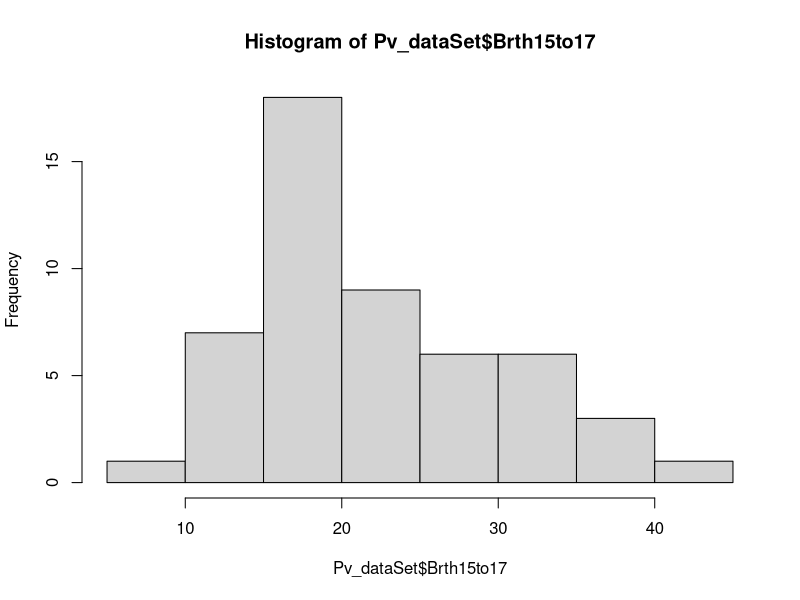
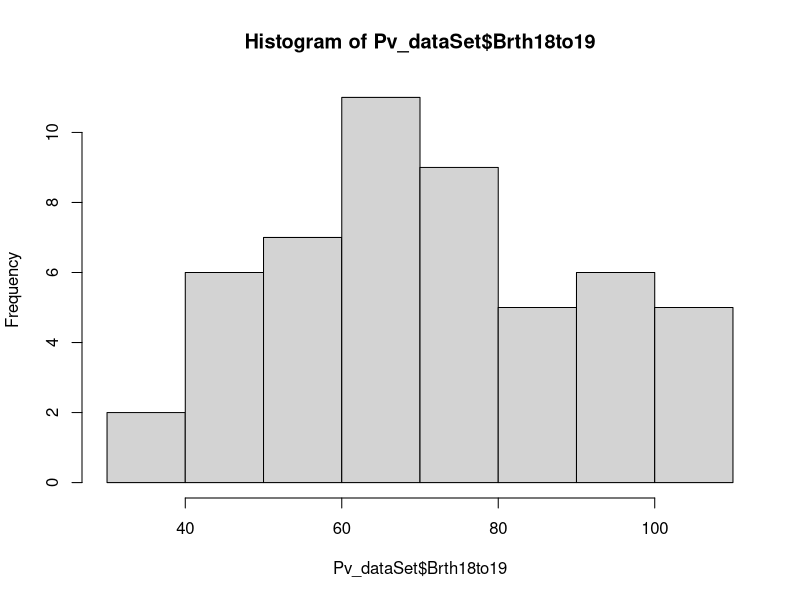
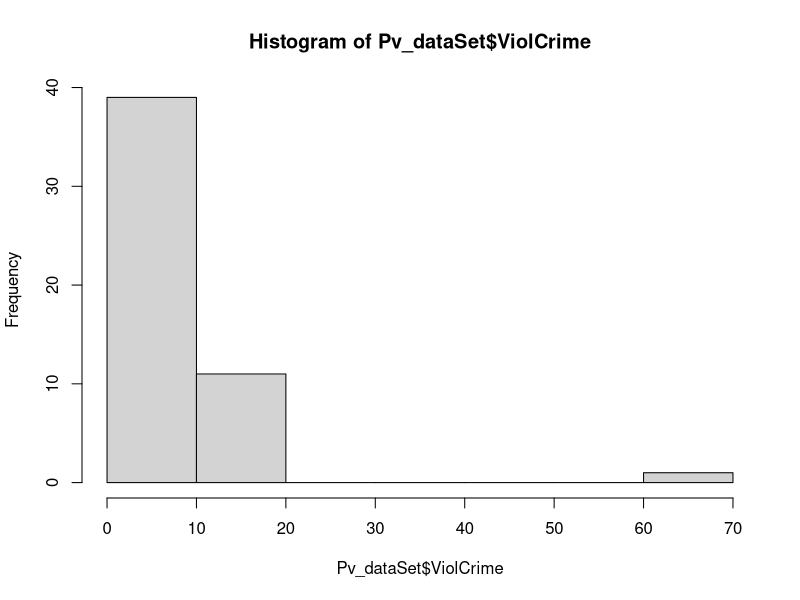
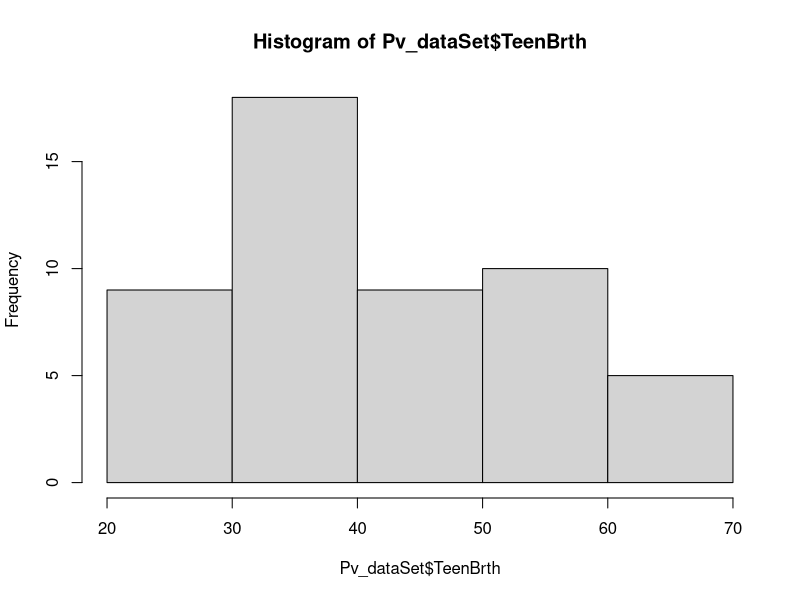

R code for these plots, in order: (Note: this script raises an error after producing the figures.)
setwd("C:/Users/Abhinaba/Desktop/Edvancer Materials/Others/Practice")

Pv_dataSet = read.table("poverty.txt", sep="\t",header=TRUE)

View(Pv_dataSet)


#Dealing with Brth15to17
table(Pv_dataSet$Brth15to17)

hist(Pv_dataSet$Brth15to17)


library(dplyr)

#Considering n-1 variables by the theory of dummies and leaset value rules
Pv_dataSet = Pv_dataSet %>% mutate(Brth15to17_10=as.numeric(Pv_dataSet$Brth15to17<=10),
                                   Brth15to17_20=as.numeric(Pv_dataSet$Brth15to17>10 & Pv_dataSet$Brth15to17<=20),
                                   Brth15to17_30=as.numeric(Pv_dataSet$Brth15to17>20 & Pv_dataSet$Brth15to17<=30),
                                   Brth15to17_40=as.numeric(Pv_dataSet$Brth15to17>30 & Pv_dataSet$Brth15to17<=40)) %>% select (-Brth15to17)


glimpse(Pv_dataSet)
View(Pv_dataSet)


#Dealing with Brth18to19

table(Pv_dataSet$Brth18to19)

hist(Pv_dataSet$Brth18to19)

#Considering n-1 variables by the theory of dummies and leaset value rules and alos removing the ones above 100
Pv_dataSet = Pv_dataSet %>% mutate(Brth18to19_60=as.numeric(Pv_dataSet$Brth18to19>40 & Pv_dataSet$Brth18to19<=60),
                                   Brth18to19_80=as.numeric(Pv_dataSet$Brth18to19>60 & Pv_dataSet$Brth18to19<=80),
                                   Brth18to19_100=as.numeric(Pv_dataSet$Brth18to19>80 & Pv_dataSet$Brth18to19<=30)) %>% select (-Brth18to19)



glimpse(Pv_dataSet)
View(Pv_dataSet)


#Dealing with ViolCrime
table(Pv_dataSet$ViolCrime)

hist(Pv_dataSet$ViolCrime)

#Considering n-1 variables by the theory of dummies and leaset value rules
Pv_dataSet = Pv_dataSet %>% mutate(ViolCrime_10=as.numeric(Pv_dataSet$ViolCrime<10),
                                   ViolCrime_20=as.numeric(Pv_dataSet$ViolCrime>10 & Pv_dataSet$ViolCrime<=20)) %>% select (-ViolCrime)



glimpse(Pv_dataSet)
View(Pv_dataSet)


#Dealing with Teenbirth
table(Pv_dataSet$TeenBrth)

hist(Pv_dataSet$TeenBrth)

#Considering n-1 variables by the theory of dummies and leaset value rules
Pv_dataSet = Pv_dataSet %>% mutate(TeenBrth_30=as.numeric(Pv_dataSet$TeenBrth<30),
                                   TeenBrth_40=as.numeric(Pv_dataSet$TeenBrth>30 & Pv_dataSet$TeenBrth<=40),
                                   TeenBrth_50=as.numeric(Pv_dataSet$TeenBrth>40 & Pv_dataSet$TeenBrth<=50),
                                   TeenBrth_60=as.numeric(Pv_dataSet$TeenBrth>50 & Pv_dataSet$TeenBrth<=60)) %>% select (-TeenBrth)


glimpse(Pv_dataSet)
View(Pv_dataSet)

#Dropping Location as we do not need it
Pv_dataSet=Pv_dataSet %>% select(-Location)


glimpse(Pv_dataSet)
View(Pv_dataSet)

#Splitting the dat ainto train and test
set.seed(2)
s=sample(1:nrow(Pv_dataSet),0.7*nrow(Pv_dataSet))
Pv_dataSet_Train=Pv_dataSet[s,]
Pv_dataSet_Test=Pv_dataSet[-s,]

summary(Pv_dataSet_Train)
View(Pv_dataSet_Train)

#Doing VIF to remove multicollinearity
library(car)

for_vif=lm(PovPct~.,data=Pv_dataSet_Train)
t=vif(for_vif)
sort(t,decreasing=TRUE)
summary(for_vif)

#All the vif values are under 5

#sO we do a summary and remove variables with higher pr value than 5%
for_vif=lm(PovPct~.-TeenBrth_50,data=Pv_dataSet_Train)
summary(for_vif)

for_vif=lm(PovPct~.-TeenBrth_50-TeenBrth_40,data=Pv_dataSet_Train)
summary(for_vif)

for_vif=lm(PovPct~.-TeenBrth_50-TeenBrth_40-Brth18to19_100,data=Pv_dataSet_Train)
summary(for_vif)


for_vif=lm(PovPct~.-TeenBrth_50-TeenBrth_40-Brth18to19_100-ViolCrime_20,data=Pv_dataSet_Train)
summary(for_vif)


for_vif=lm(PovPct~.-TeenBrth_50-TeenBrth_40-Brth18to19_100-ViolCrime_20-ViolCrime_10,data=Pv_dataSet_Train)
summary(for_vif)


for_vif=lm(PovPct~.-TeenBrth_50-TeenBrth_40-Brth18to19_100-ViolCrime_20-ViolCrime_10-Brth15to17_40,data=Pv_dataSet_Train)
summary(for_vif)



for_vif=lm(PovPct~.-TeenBrth_50-TeenBrth_40-Brth18to19_100-ViolCrime_20-ViolCrime_10-Brth15to17_40-TeenBrth_30,data=Pv_dataSet_Train)
summary(for_vif)



for_vif=lm(PovPct~.-TeenBrth_50-TeenBrth_40-Brth18to19_100-ViolCrime_20-ViolCrime_10-Brth15to17_40-TeenBrth_30-Brth15to17_20,data=Pv_dataSet_Train)
summary(for_vif)



for_vif=lm(PovPct~.-TeenBrth_50-TeenBrth_40-Brth18to19_100-ViolCrime_20-ViolCrime_10-Brth15to17_40-TeenBrth_30-Brth15to17_20-Brth15to17_30,data=Pv_dataSet_Train)
summary(for_vif)


for_vif=lm(PovPct~.-TeenBrth_50-TeenBrth_40-Brth18to19_100-ViolCrime_20-ViolCrime_10-Brth15to17_40-TeenBrth_30-Brth15to17_20-Brth15to17_30-TeenBrth_60,data=Pv_dataSet_Train)
summary(for_vif)



#Prediction
Pv_dataSet_Train_Pre=cbind.data.frame(Actual=Pv_dataSet_Train$PovPct,Fitted=fitted(for_vif),Error=residuals(for_vif))


View(Pv_dataSet_Train_Pre)



#RMSE 
rmse_train=sqrt(mean(Pv_dataSet_Train_Pre$Error^2))


#Verifying the assumptions

library(ggplot2)
#Assumption 1: Error should follow normal distribution
ggplot(Pv_dataSet_Train_Pre,aes(Error))+geom_histogram()


#Assumption 2: Homoscadascicity (x=fitted and y=error) fitted and error should be scattered or randomly distributed

ggplot(Pv_dataSet_Train_Pre,aes(x=Fitted,y=Error))+geom_point()



ir_predict=predict(for_vif,newdata=Pv_dataSet_Test)
Testrs=cbind.data.frame(Act=Pv_dataSet_Test$PovPct,pred=ir_predict)
View(Testrs)

#Finding RMS or root mean square
res=Pv_dataSet_Test$PovPct-ir_predict
rmse_test=sqrt(mean(res^2))
